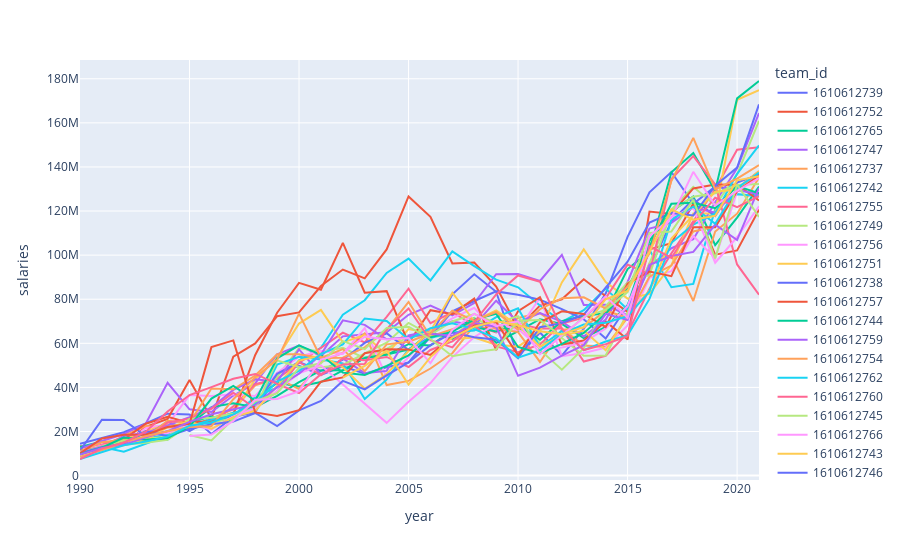

Notebook code for this chart:
### Code cell
px.line(salaries_df, x='year', y='salaries', color='team_id')
